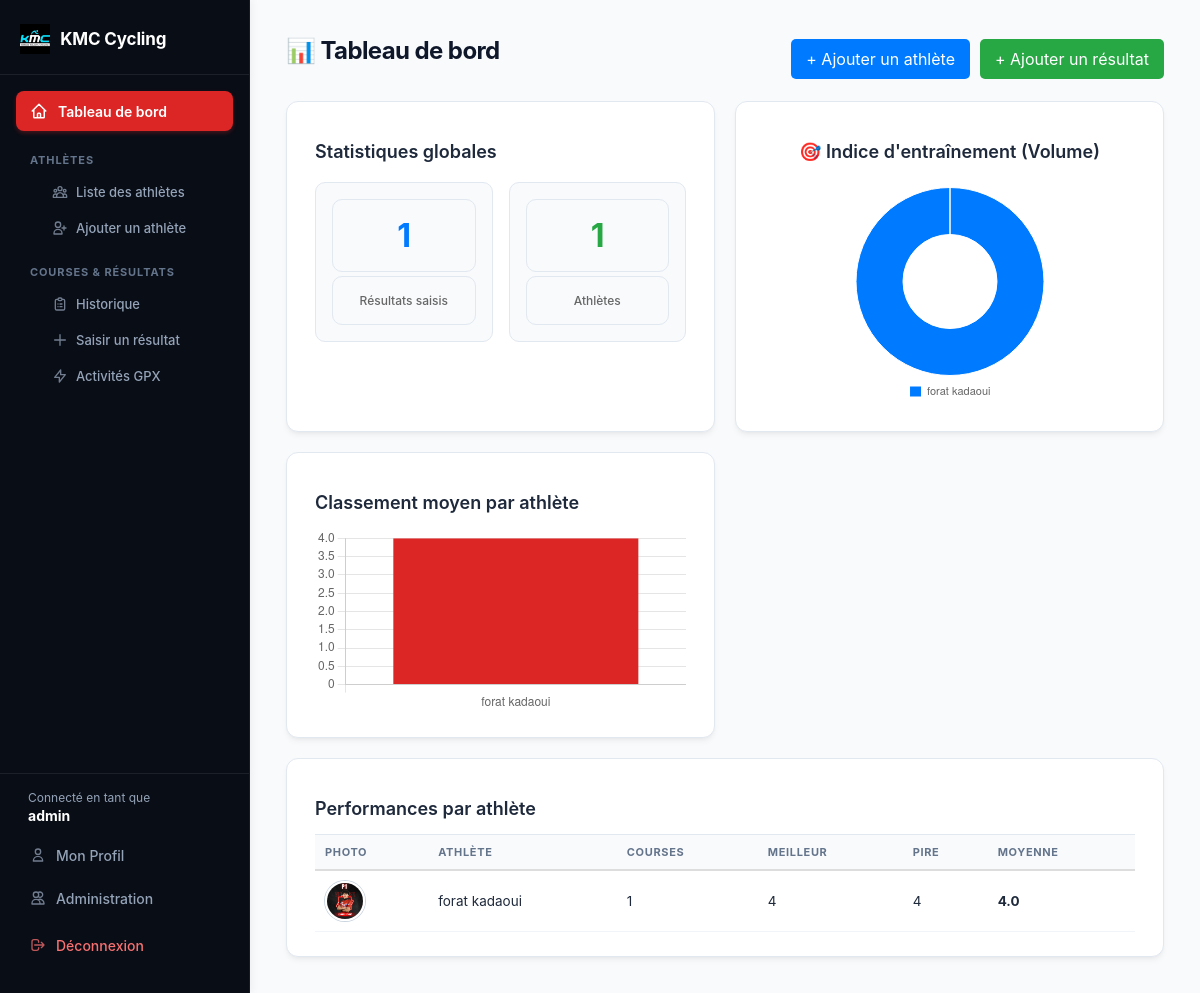
Before: / (signed in) with the older database file.
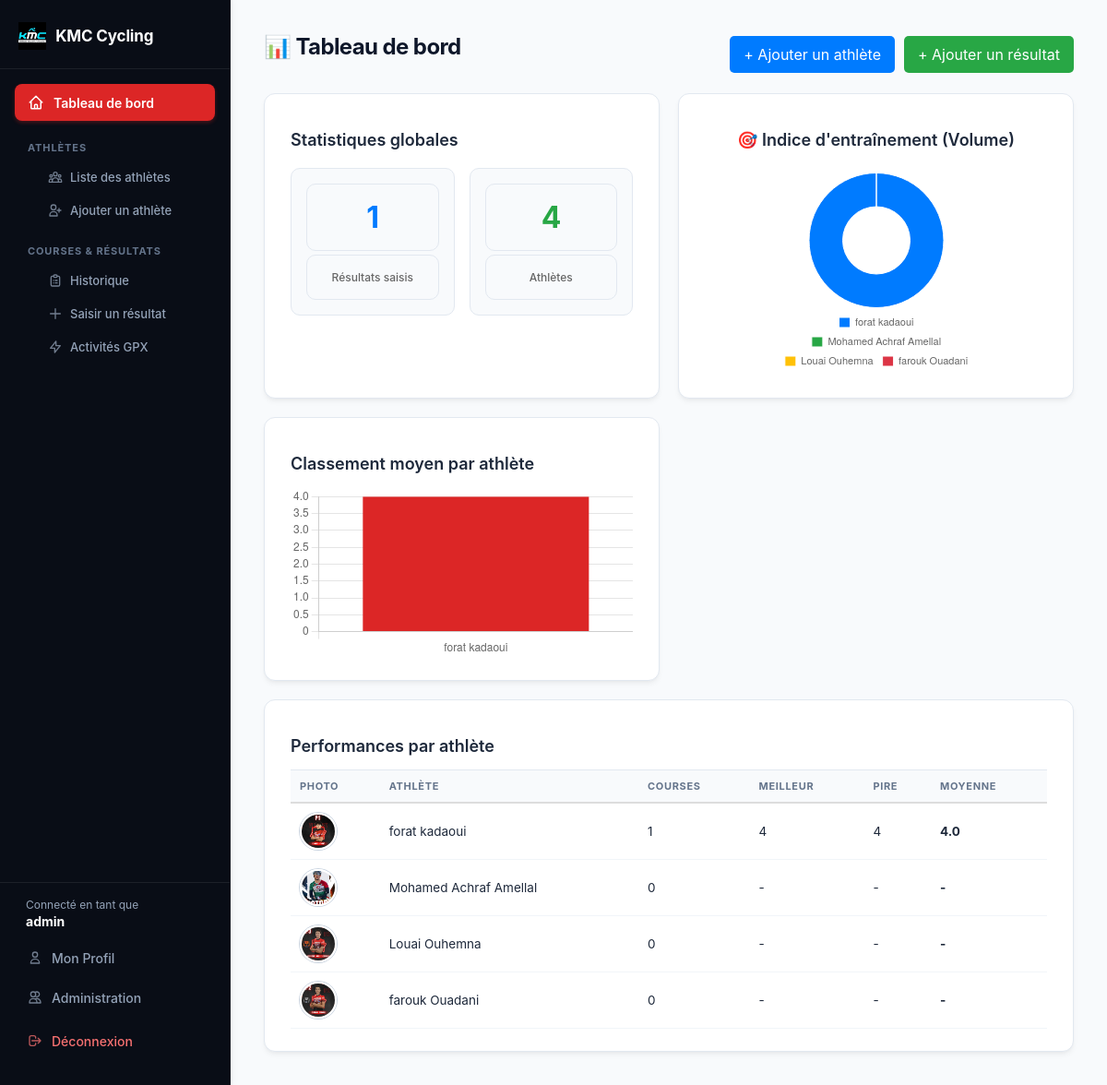
After: the same page with the newer database file.
### tables this page shows
CREATE TABLE athletes (
            id INTEGER PRIMARY KEY AUTOINCREMENT,
            nom TEXT NOT NULL,
            prenom TEXT NOT NULL,
            date_naissance TEXT,
            categorie TEXT,
            nom_fichier TEXT
        , user_id INTEGER);

### app.py (the view)
@app.route("/")
def index():
    if "user_id" not in session:
        return redirect(url_for("login"))
    conn = get_db_connection()
    nb_athletes = conn.execute("SELECT COUNT(*) FROM athletes").fetchone()[0]
    nb_courses = conn.execute("SELECT COUNT(*) FROM resultats").fetchone()[0]
    stats_par_athlete = conn.execute("""
        SELECT a.id, a.nom, a.prenom, a.nom_fichier, a.categorie,
               COUNT(r.id) as nb_courses,
               MIN(r.classement) as meilleur,
               MAX(r.classement) as pire,
               ROUND(AVG(r.classement), 1) as moyenne
        FROM athletes a
        LEFT JOIN resultats r ON a.id = r.athlete_id
        GROUP BY a.id
    """).fetchall()
    conn.close()
    stats = {
        "nb_athletes": nb_athletes,
        "nb_courses": nb_courses,
        "par_athlete": stats_par_athlete,
    }
    return render_template("index.html", stats=stats)

### app.py (called while the page is built)
def get_db_connection():
    conn = sqlite3.connect("cyclisme.db")
    conn.row_factory = sqlite3.Row
    conn.execute("PRAGMA foreign_keys = ON;")
    return conn

@app.after_request
def add_header(response):
    response.headers["Cache-Control"] = (
        "no-cache, no-store, must-revalidate, post-check=0, pre-check=0, max-age=0"
    )
    response.headers["Pragma"] = "no-cache"
    response.headers["Expires"] = "-1"
    return response

### templates/index.html (shortened to what the changed rows need)
<!DOCTYPE html>
<html lang="fr">
<head>
    <link rel="stylesheet" href="{{ url_for('static', filename='style.css') }}">
</head>
<body>
    <div class="app-layout">
        <main class="content">
            <div class="container">
                <div style="display: flex; justify-content: space-between; align-items: center; margin-bottom: 20px;">
                    <h1>📊 Tableau de bord</h1>
                </div>
                <div class="grid" style="display: grid; grid-template-columns: repeat(auto-fit, minmax(300px, 1fr)); gap: 20px; margin-bottom: 20px;">
                    <div class="card">
                        <h2>Statistiques globales</h2>
                        <div class="stat-box" style="display: flex; justify-content: space-around; text-align: center; margin-top: 20px;">
                            <div>
                                <div class="valeur" style="font-size: 2rem; font-weight: bold; color: #28a745;">{{ stats.nb_athletes }}</div>
                                <div class="label" style="color: #666;">Athlètes</div>
                            </div>
                        </div>
                    </div>
                    <div class="card" style="display: flex; flex-direction: column; align-items: center;">
                        <h2>🎯 Indice d'entraînement (Volume)</h2>
                        <div style="width: 220px; height: 220px; position: relative; margin-top: 10px;">
                            <canvas id="graphCirculaire"></canvas>
                        </div>
                    </div>
                    <div class="card">
                        <h2>Classement moyen par athlète</h2>
                    </div>
                </div>
                <div class="card">
                    <h2>Performances par athlète</h2>
                    <table style="width: 100%; border-collapse: collapse; margin-top: 10px;">
                        <thead>
                            <tr style="border-bottom: 2px solid #ddd; text-align: left;">
                                <th style="padding: 10px;">Photo</th>
                                <th style="padding: 10px;">Athlète</th>
                                <th style="padding: 10px;">Courses</th>
                                <th style="padding: 10px;">Meilleur</th>
                                <th style="padding: 10px;">Pire</th>
                                <th style="padding: 10px;">Moyenne</th>
                            </tr>
                        </thead>
                        <tbody>
                            {% for a in stats.par_athlete %}
                                <tr style="border-bottom: 1px solid #eee;">
                                    <td style="padding: 10px;">
                                        {% if a.nom_fichier %}
                                            <img src="{{ url_for('static', filename='uploads/' + a.nom_fichier) }}" class="avatar-athlete" alt="{{ a.prenom }}" style="width: 40px; height: 40px; border-radius: 50%; object-fit: cover;">
                                        {% else %}
                                            <span class="avatar-placeholder" style="display: inline-block; width: 40px; height: 40px; line-height: 40px; text-align: center; background: #ccc; border-radius: 50%; font-weight: bold; color: white;">{{ a.prenom[0] }}{{ a.nom[0] }}</span>
                                        {% endif %}
                                    </td>
                                    <td style="padding: 10px;">{{ a.prenom }} {{ a.nom }}</td>
                                    <td style="padding: 10px;">{{ a.nb_courses or 0 }}</td>
                                    <td style="padding: 10px;">{{ a.meilleur if a.meilleur is not none else '-' }}</td>
                                    <td style="padding: 10px;">{{ a.pire if a.pire is not none else '-' }}</td>
                                    <td style="padding: 10px;"><strong>{{ a.moyenne if a.moyenne is not none else '-' }}</strong></td>
                                </tr>
                            {% endfor %}
                        </tbody>
                    </table>
                </div>
            </div>
            <script>
                // Données communes pour les graphiques
                const labels = [{% for a in stats.par_athlete %}"{{ a.prenom }} {{ a.nom }}",{% endfor %}];
                const coursesParAthlete = [{% for a in stats.par_athlete %}{{ a.nb_courses or 0 }},{% endfor %}];
                const moyennes = [{% for a in stats.par_athlete %}{% if a.moyenne %}{{ a.moyenne }}{% else %}null{% endif %},{% endfor %}];
                // 1. Graphique barres : Classement moyen
                const labelsMoy = [{% for a in stats.par_athlete %}{% if a.moyenne %}"{{ a.prenom }} {{ a.nom }}",{% endif %}{% endfor %}];
                const dataMoy = [{% for a in stats.par_athlete %}{% if a.moyenne %}{{ a.moyenne }},{% endif %}{% endfor %}];
                if (labelsMoy.length > 0) {
                    new Chart(document.getElementById('graphMoyenne'), {
                        type: 'bar',
                        data: {
                            labels: labelsMoy,
                            datasets: [{
                                label: 'Classement moyen',
                                data: dataMoy,
                                backgroundColor: '#dc2626'
                            }]
                        },
                        options: {
                            responsive: true,
                            plugins: { legend: { display: false } },
                            scales: { y: { beginAtZero: true } }
                        }
                    });
                }
                // 2. Graphique circulaire : Indice d'entraînement (répartition des courses par athlète)
                if (labels.length > 0) {
                    new Chart(document.getElementById('graphCirculaire'), {
                        type: 'doughnut',
                        data: {
                            labels: labels,
                            datasets: [{
                                data: coursesParAthlete,
                                backgroundColor: [
                                    '#007bff', '#28a745', '#ffc107', '#dc3545', '#17a2b8', '#6610f2', '#e83e8c', '#fd7e14'
                                ],
                                borderWidth: 1
                            }]
                        },
                        options: {
                            responsive: true,
                            maintainAspectRatio: false,
                            plugins: {
                                legend: {
                                    position: 'bottom',
                                    labels: { boxWidth: 12, font: { size: 11 } }
                                }
                            }
                        }
                    });
                }
            </script>
        </main>
    </div>
</body>
</html>

Changed rows visible on the page:
added athletes: nom_fichier (picture), prenom "Mohamed Achraf", nom "Amellal", nb_courses "0", meilleur "-", pire "-", moyenne "-"
added athletes: nom_fichier (picture), prenom "Louai", nom "Ouhemna", nb_courses "0", meilleur "-", pire "-", moyenne "-"
added athletes: nom_fichier+prenom (picture), prenom "farouk", nom "Ouadani", nb_courses "0", meilleur "-", pire "-", moyenne "-"
Other visible differences:
{{ stats.nb_athletes }}: "1" → "4"
chart data {{ a.prenom }}: forat → forat, Mohamed Achraf, Louai, farouk
chart data {{ a.nom }}: kadaoui → kadaoui, Amellal, Ouhemna, Ouadani
chart data {{ a.nb_courses or 0 }}: 1 → 1, 0, 0, 0
